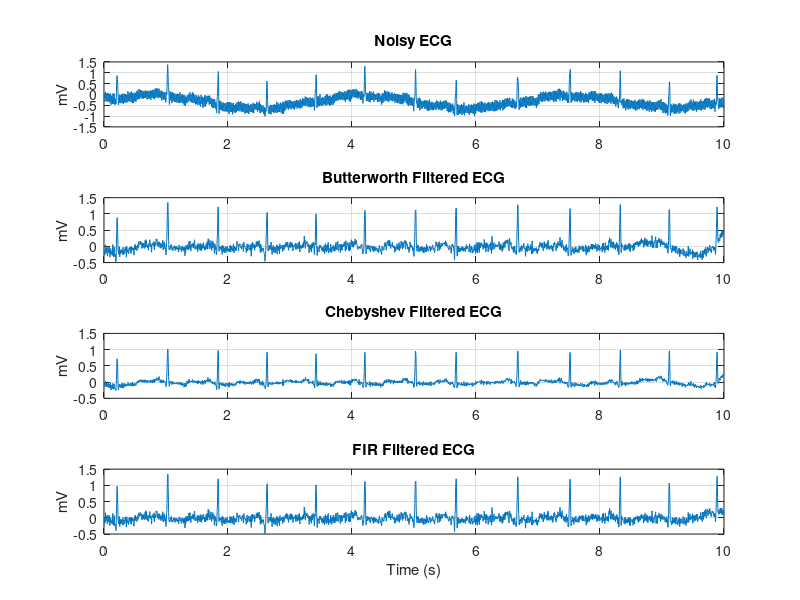

MATLAB code for this plot: (Note: this script raises an error after producing the figure.)
%% Load all results
load('ecg_data.mat');
load('butter_result.mat');
load('cheby_result.mat');
load('fir_result.mat');

%% Compare Clean vs All Filtered (Time Domain)
figure;
subplot(4, 1, 1);
plot(timeAxis, noisyEcgSignal);
title('Noisy ECG');
ylabel('mV');
grid on;
subplot(4, 1, 2);
plot(timeAxis, ecgCleanedButterworth);
title('Butterworth Filtered ECG');
ylabel('mV');
grid on;
subplot(4, 1, 3);
plot(timeAxis, ecgCleanedChebyshev);
title('Chebyshev Filtered ECG');
ylabel('mV');
grid on;
subplot(4, 1, 4);
plot(timeAxis, ecgCleanedFir);
title('FIR Filtered ECG');
ylabel('mV');
xlabel('Time (s)');
grid on;

%% PSD Comparison
[psdNoisySignal, psdFreqAxis] = pwelch(noisyEcgSignal, hamming(512), 256, 1024, samplingFrequency);
[psdButterworthSignal, ~] = pwelch(ecgCleanedButterworth, hamming(512), 256, 1024, samplingFrequency);
[psdChebyshevSignal, ~] = pwelch(ecgCleanedChebyshev, hamming(512), 256, 1024, samplingFrequency);
[psdFirSignal, ~] = pwelch(ecgCleanedFir, hamming(512), 256, 1024, samplingFrequency);
figure;
plot(psdFreqAxis, 10 * log10(psdNoisySignal), 'k');
hold on;
plot(psdFreqAxis, 10 * log10(psdButterworthSignal), 'b');
plot(psdFreqAxis, 10 * log10(psdChebyshevSignal), 'r');
plot(psdFreqAxis, 10 * log10(psdFirSignal), 'g');
legend('Noisy', 'Butterworth', 'Chebyshev', 'FIR');
xlabel('Frequency (Hz)');
ylabel('Power/Frequency (dB/Hz)');
title('PSD Comparison: All Filters');
xlim([0 180]);
xline(0.5, 'k--', '0.5 Hz');
xline(50, 'k--', '50 Hz');
xline(100, 'k--', '100 Hz');
grid on;

%% Spectrograms
figure;
subplot(2, 2, 1);
spectrogram(noisyEcgSignal, hamming(256), 128, 512, samplingFrequency, 'yaxis');
title('Spectrogram (Noisy ECG)');
subplot(2, 2, 2);
spectrogram(ecgCleanedButterworth, hamming(256), 128, 512, samplingFrequency, 'yaxis');
title('Spectrogram (Butterworth)');
subplot(2, 2, 3);
spectrogram(ecgCleanedChebyshev, hamming(256), 128, 512, samplingFrequency, 'yaxis');
title('Spectrogram (Chebyshev)');
subplot(2, 2, 4);
spectrogram(ecgCleanedFir, hamming(256), 128, 512, samplingFrequency, 'yaxis');
title('Spectrogram (FIR)');

%% SNR Calculation (Correct Method)
% Input SNR: ratio of clean signal power to added noise power
addedNoise = noisyEcgSignal - cleanEcgSignal;
inputSnrDb = 10 * log10(sum(cleanEcgSignal.^2) / sum(addedNoise.^2));

% Apply the same filter pipeline to the clean signal as a reference

% Butterworth reference
cleanAfterButterworthHp = filtfilt(butterworthHpNumerator, butterworthHpDenominator, cleanEcgSignal);
cleanAfterButterworthNotch = filtfilt(notchNumerator, notchDenominator, cleanAfterButterworthHp);
cleanReferenceButter = filtfilt(butterworthLpNumerator, butterworthLpDenominator, cleanAfterButterworthNotch);

% Chebyshev reference
cleanAfterChebyshevHp = filtfilt(chebyshevHpNumerator, chebyshevHpDenominator, cleanEcgSignal);
cleanAfterChebyshevNotch = filtfilt(chebyshevNotchNumerator, chebyshevNotchDenominator, cleanAfterChebyshevHp);
cleanReferenceCheby = filtfilt(chebyshevLpNumerator, chebyshevLpDenominator, cleanAfterChebyshevNotch);

% FIR reference
cleanAfterFirHp = filtfilt(firHighPassNumerator, firHighPassDenominator, cleanEcgSignal);
cleanAfterFirNotch = filtfilt(firNotchNumerator, firNotchDenominator, cleanAfterFirHp);
cleanReferenceFir = filtfilt(firLowPassNumerator, firLowPassDenominator, cleanAfterFirNotch);

% Output SNR: ratio of filtered clean signal power to residual noise power
residualNoiseButter = cleanReferenceButter - ecgCleanedButterworth;
residualNoiseCheby = cleanReferenceCheby - ecgCleanedChebyshev;
residualNoiseFir = cleanReferenceFir - ecgCleanedFir;

outputSnrButterworth = 10 * log10(sum(cleanReferenceButter.^2) / sum(residualNoiseButter.^2));
outputSnrChebyshev = 10 * log10(sum(cleanReferenceCheby.^2) / sum(residualNoiseCheby.^2));
outputSnrFir = 10 * log10(sum(cleanReferenceFir.^2) / sum(residualNoiseFir.^2));

snrImprovementButterworth = outputSnrButterworth - inputSnrDb;
snrImprovementChebyshev = outputSnrChebyshev - inputSnrDb;
snrImprovementFir = outputSnrFir - inputSnrDb;

fprintf('\nSNR Before Filtering (Input) : %.3f dB\n', inputSnrDb);
fprintf('SNR After Butterworth        : %.3f dB\n', outputSnrButterworth);
fprintf('SNR After Chebyshev Type I   : %.3f dB\n', outputSnrChebyshev);
fprintf('SNR After FIR                : %.3f dB\n', outputSnrFir);

fprintf('\nSNR Improvement Butterworth  : %+.3f dB\n', snrImprovementButterworth);
fprintf('SNR Improvement Chebyshev    : %+.3f dB\n', snrImprovementChebyshev);
fprintf('SNR Improvement FIR          : %+.3f dB\n', snrImprovementFir);

figure;
snrBarData = [inputSnrDb, outputSnrButterworth, outputSnrChebyshev, outputSnrFir];
bar(snrBarData);
set(gca, 'XTickLabel', {'Input (Noisy)', 'Butterworth', 'Chebyshev', 'FIR'});
ylabel('SNR (dB)');
title('SNR Comparison: Before and After Filtering');
grid on;
for barIndex = 1:4
    text(barIndex, snrBarData(barIndex) + 0.3, sprintf('%.2f dB', snrBarData(barIndex)), ...
        'HorizontalAlignment', 'center', 'FontSize', 9);
end

figure;
snrImprovementData = [snrImprovementButterworth, snrImprovementChebyshev, snrImprovementFir];
bar(snrImprovementData);
set(gca, 'XTickLabel', {'Butterworth', 'Chebyshev', 'FIR'});
ylabel('\DeltaSNR (dB)');
title('SNR Improvement Over Noisy Input');
grid on;
for barIndex = 1:3
    text(barIndex, snrImprovementData(barIndex) + 0.1, sprintf('%+.2f dB', snrImprovementData(barIndex)), ...
        'HorizontalAlignment', 'center', 'FontSize', 9);
end

%% Phase Response Comparison
freqResponsePoints = 8192;

[butterworthHpFreqResponse, highPassFreqAxis] = freqz(butterworthHpNumerator, butterworthHpDenominator, freqResponsePoints, samplingFrequency);
[chebyshevHpFreqResponse, ~] = freqz(chebyshevHpNumerator, chebyshevHpDenominator, freqResponsePoints, samplingFrequency);
[firHpFreqResponse, ~] = freqz(firHighPassNumerator, 1, freqResponsePoints, samplingFrequency);

[butterworthLpFreqResponse, lowPassFreqAxis] = freqz(butterworthLpNumerator, butterworthLpDenominator, freqResponsePoints, samplingFrequency);
[chebyshevLpFreqResponse, ~] = freqz(chebyshevLpNumerator, chebyshevLpDenominator, freqResponsePoints, samplingFrequency);
[firLpFreqResponse, ~] = freqz(firLowPassNumerator, 1, freqResponsePoints, samplingFrequency);

[notchFreqResponse, notchFreqAxis] = freqz(notchNumerator, notchDenominator, freqResponsePoints, samplingFrequency);

figure;
subplot(2, 1, 1);
plot(highPassFreqAxis, 20 * log10(abs(butterworthHpFreqResponse)), 'b', 'LineWidth', 1.4); hold on;
plot(highPassFreqAxis, 20 * log10(abs(chebyshevHpFreqResponse)), 'r', 'LineWidth', 1.4);
plot(highPassFreqAxis, 20 * log10(abs(firHpFreqResponse)), 'g', 'LineWidth', 1.4);
xline(0.5, 'k--', '0.5 Hz'); xline(0.1, 'm--', '0.1 Hz');
ylim([-80 5]); xlim([0 5]);
legend('Butterworth HP', 'Chebyshev HP', 'FIR HP', 'Location', 'southeast');
xlabel('Frequency (Hz)'); ylabel('Magnitude (dB)');
title('High-Pass: Magnitude Response Comparison');
grid on;
subplot(2, 1, 2);
plot(highPassFreqAxis, unwrap(angle(butterworthHpFreqResponse)) * 180 / pi, 'b', 'LineWidth', 1.4); hold on;
plot(highPassFreqAxis, unwrap(angle(chebyshevHpFreqResponse)) * 180 / pi, 'r', 'LineWidth', 1.4);
plot(highPassFreqAxis, unwrap(angle(firHpFreqResponse)) * 180 / pi, 'g', 'LineWidth', 1.4);
xline(0.5, 'k--', '0.5 Hz'); xlim([0 10]);
legend('Butterworth HP', 'Chebyshev HP', 'FIR HP', 'Location', 'northeast');
xlabel('Frequency (Hz)'); ylabel('Phase (degrees)');
title('High-Pass: Phase Response Comparison');
grid on;

figure;
subplot(2, 1, 1);
plot(lowPassFreqAxis, 20 * log10(abs(butterworthLpFreqResponse)), 'b', 'LineWidth', 1.4); hold on;
plot(lowPassFreqAxis, 20 * log10(abs(chebyshevLpFreqResponse)), 'r', 'LineWidth', 1.4);
plot(lowPassFreqAxis, 20 * log10(abs(firLpFreqResponse)), 'g', 'LineWidth', 1.4);
xline(100, 'k--', '100 Hz'); xline(150, 'm--', '150 Hz');
ylim([-100 5]); xlim([0 180]);
legend('Butterworth LP', 'Chebyshev LP', 'FIR LP', 'Location', 'southwest');
xlabel('Frequency (Hz)'); ylabel('Magnitude (dB)');
title('Low-Pass: Magnitude Response Comparison');
grid on;
subplot(2, 1, 2);
plot(lowPassFreqAxis, unwrap(angle(butterworthLpFreqResponse)) * 180 / pi, 'b', 'LineWidth', 1.4); hold on;
plot(lowPassFreqAxis, unwrap(angle(chebyshevLpFreqResponse)) * 180 / pi, 'r', 'LineWidth', 1.4);
plot(lowPassFreqAxis, unwrap(angle(firLpFreqResponse)) * 180 / pi, 'g', 'LineWidth', 1.4);
xline(100, 'k--', '100 Hz'); xlim([0 180]);
legend('Butterworth LP', 'Chebyshev LP', 'FIR LP', 'Location', 'southwest');
xlabel('Frequency (Hz)'); ylabel('Phase (degrees)');
title('Low-Pass: Phase Response Comparison');
grid on;

figure;
subplot(2, 1, 1);
plot(notchFreqAxis, 20 * log10(abs(notchFreqResponse)), 'k', 'LineWidth', 1.4);
xline(50, 'r--', '50 Hz'); xlim([40 60]); ylim([-80 5]);
xlabel('Frequency (Hz)'); ylabel('Magnitude (dB)');
title('Notch Filter: Magnitude Response - Zoomed');
grid on;
subplot(2, 1, 2);
plot(notchFreqAxis, unwrap(angle(notchFreqResponse)) * 180 / pi, 'k', 'LineWidth', 1.4);
xline(50, 'r--', '50 Hz'); xlim([40 60]);
xlabel('Frequency (Hz)'); ylabel('Phase (degrees)');
title('Notch Filter: Phase Response - Zoomed');
grid on;

figure;
subplot(2, 1, 1);
[groupDelayButterworthHp, groupDelayFreqAxis] = grpdelay(butterworthHpNumerator, butterworthHpDenominator, freqResponsePoints, samplingFrequency);
[groupDelayChebyshevHp, ~] = grpdelay(chebyshevHpNumerator, chebyshevHpDenominator, freqResponsePoints, samplingFrequency);
[groupDelayFirHp, ~] = grpdelay(firHighPassNumerator, 1, freqResponsePoints, samplingFrequency);
plot(groupDelayFreqAxis, groupDelayButterworthHp, 'b', 'LineWidth', 1.4); hold on;
plot(groupDelayFreqAxis, groupDelayChebyshevHp, 'r', 'LineWidth', 1.4);
plot(groupDelayFreqAxis, groupDelayFirHp, 'g', 'LineWidth', 1.4);
xline(0.5, 'k--', '0.5 Hz'); xlim([0 10]);
legend('Butterworth HP', 'Chebyshev HP', 'FIR HP');
xlabel('Frequency (Hz)'); ylabel('Group Delay (samples)');
title('High-Pass: Group Delay Comparison');
grid on;
subplot(2, 1, 2);
[groupDelayButterworthLp, groupDelayLpFreqAxis] = grpdelay(butterworthLpNumerator, butterworthLpDenominator, freqResponsePoints, samplingFrequency);
[groupDelayChebyshevLp, ~] = grpdelay(chebyshevLpNumerator, chebyshevLpDenominator, freqResponsePoints, samplingFrequency);
[groupDelayFirLp, ~] = grpdelay(firLowPassNumerator, 1, freqResponsePoints, samplingFrequency);
plot(groupDelayLpFreqAxis, groupDelayButterworthLp, 'b', 'LineWidth', 1.4); hold on;
plot(groupDelayLpFreqAxis, groupDelayChebyshevLp, 'r', 'LineWidth', 1.4);
plot(groupDelayLpFreqAxis, groupDelayFirLp, 'g', 'LineWidth', 1.4);
xline(100, 'k--', '100 Hz'); xlim([0 180]);
legend('Butterworth LP', 'Chebyshev LP', 'FIR LP');
xlabel('Frequency (Hz)'); ylabel('Group Delay (samples)');
title('Low-Pass: Group Delay Comparison');
grid on;

%% Removed Noise Plots
removedNoiseButter = noisyEcgSignal - ecgCleanedButterworth;
removedNoiseCheby = noisyEcgSignal - ecgCleanedChebyshev;
removedNoiseFir = noisyEcgSignal - ecgCleanedFir;
figure;
subplot(3, 1, 1);
plot(timeAxis, removedNoiseButter);
title('Removed Noise - Butterworth');
xlabel('Time (s)'); ylabel('mV');
grid on;
subplot(3, 1, 2);
plot(timeAxis, removedNoiseCheby);
title('Removed Noise - Chebyshev');
xlabel('Time (s)'); ylabel('mV');
grid on;
subplot(3, 1, 3);
plot(timeAxis, removedNoiseFir);
title('Removed Noise - FIR');
xlabel('Time (s)'); ylabel('mV');
grid on;
